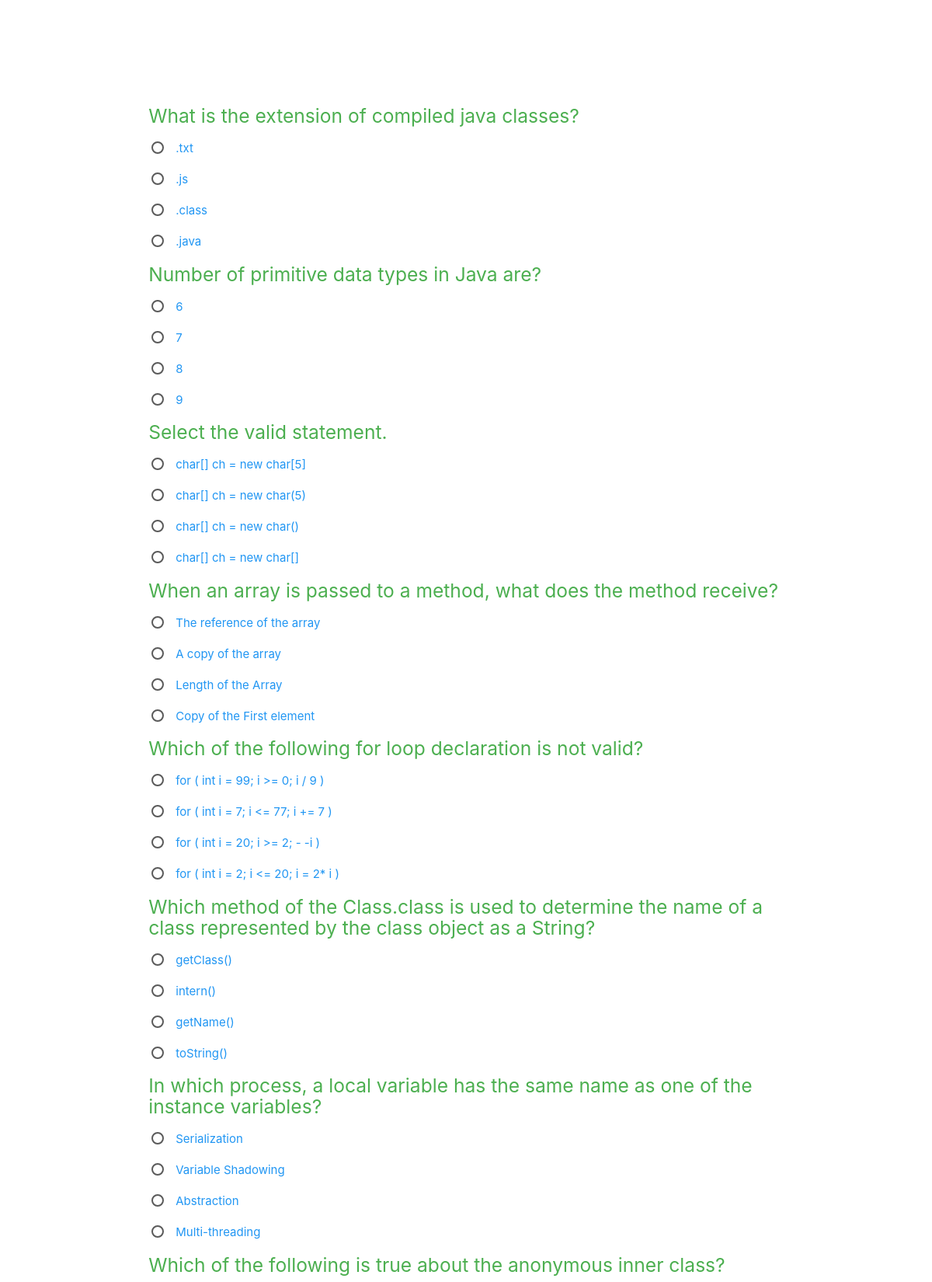
Screenshot of /quiz/quiz/1/ (upper part) with the database file from the repository.
### quiz/models.py (models this page shows, shortened)
class Question(models.Model):
    quiz = models.ForeignKey(Quiz, on_delete=models.CASCADE)
    text = models.TextField()
    choice1 = models.ForeignKey('Choice', on_delete=models.CASCADE, related_name='choice1', null=True, blank=True)
    choice2 = models.ForeignKey('Choice', on_delete=models.CASCADE, related_name='choice2', null=True, blank=True)
    choice3 = models.ForeignKey('Choice', on_delete=models.CASCADE, related_name='choice3', null=True, blank=True)
    choice4 = models.ForeignKey('Choice', on_delete=models.CASCADE, related_name='choice4', null=True, blank=True)

class Choice(models.Model):
    question = models.ForeignKey(Question, on_delete=models.CASCADE)
    text = models.CharField(max_length=255)
    is_correct = models.BooleanField(default=False)

### quiz/views.py (the view)
# urls.py: path('quiz/<int:quiz_id>/', views.take_quiz, name='take_quiz'),
def take_quiz(request, quiz_id):
    quiz = get_object_or_404(Quiz, pk=quiz_id)
    questions = Question.objects.filter(quiz=quiz)
    return render(request, 'quiz/take_quiz.html', {'quiz': quiz, 'questions': questions})

### templates/quiz/take_quiz.html (shortened to what this page needs)
{% extends "pages/base.html" %}
{% block content %}
<div class="container" style="margin-top:120px;">
    <div class="row s12">
        <div class="col s12">
            <form method="post" action="{% url 'quiz:quiz_result' quiz.id %}">
                {% for question in questions %}
                    <h5 class="green-text">{{ question.text }}</h5>
                    {% for choice in question.choice_set.all %}
                    <p>
                    <label>
                        <span class="blue-text">{{ choice.text }}</span>
                    </label>
                    </p>
                    {% endfor %}
                {% endfor %}
              </form>
        </div>
    </div>
</div>
{% endblock %}

### templates/quiz/take_quiz.html (style rules this page uses)
.container { display:flex; justify-content:center; align-items:center; }

### rows the page displays
Question: text "What is the extension of compiled java classes?"
Choice: text ".txt"
Choice: text ".js"
Choice: text ".class"
Choice: text ".java"
Question: text "Number of primitive data types in Java are?"
Choice: text "6"
Choice: text "7"
Choice: text "8"
Choice: text "9"
Question: text "Select the valid statement."
Choice: text "char[] ch = new char[5]"
Choice: text "char[] ch = new char(5)"
Choice: text "char[] ch = new char()"
Choice: text "char[] ch = new char[]"
Question: text "When an array is passed to a method, what does the method receive?"
Choice: text "The reference of the array"
Choice: text "A copy of the array"
Choice: text "Length of the Array"
Choice: text "Copy of the First element"
Question: text "Which of the following for loop declaration is not valid?"
Choice: text "for ( int i = 99; i >= 0; i / 9 )"
Choice: text "for ( int i = 7; i <= 77; i += 7 )"
Choice: text "for ( int i = 20; i >= 2; - -i )"
Choice: text "for ( int i = 2; i <= 20; i = 2* i )"
Question: text "Which method of the Class.class is used to determine the name of a class represented by the class object as a String?"
Choice: text "getClass()"
Choice: text "intern()"
Choice: text "getName()"
Choice: text "toString()"
Question: text "In which process, a local variable has the same name as one of the instance variables?"
Choice: text "Serialization"
Choice: text "Variable Shadowing"
Choice: text "Abstraction"
Choice: text "Multi-threading"
Question: text "Which of the following is true about the anonymous inner class?"
